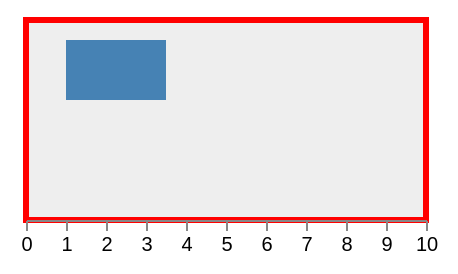

This figure's Vega-Lite source:
### Vega specification from a JSON file in a GitHub repository (floating-point values rounded to 4 significant figures)
{"$schema": "https://vega.github.io/schema/vega/v5.json", "width": 200, "height": 100, "padding": 10, "scales": [{"name": "x", "type": "linear", "domain": [0, 10], "range": "width"}], "axes": [{"orient": "bottom", "scale": "x"}], "marks": [{"type": "rect", "encode": {"update": {"x": {"value": 20}, "y": {"value": 10}, "width": {"value": 50}, "height": {"value": 30}, "fill": {"value": "steelblue"}}}}], "encode": {"enter": {"fill": {"value": "#eeeeee"}, "stroke": {"value": "red"}, "strokeWidth": {"value": 3}}}}
